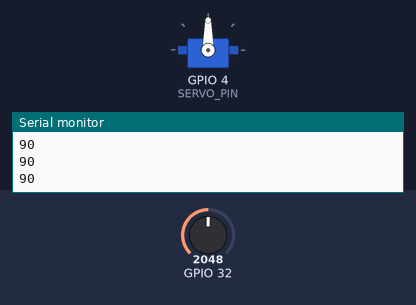
Bench run of a sketch on a simulated ESP32. Parts: servo, the last lines printed to the serial monitor. Inputs (shaded band) come from the test bench; at power-on: GPIO 32 = 2048.

Above: at 1.2 s.
1.3 s: GPIO 32 set to 2866
At 1.7 s:
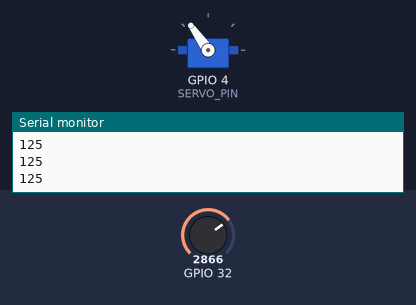
2.8 s: GPIO 32 set to 3603
At 4.0 s:
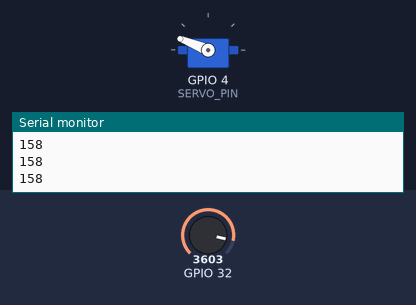
4.3 s: GPIO 32 set to 4095
At 5.3 s:
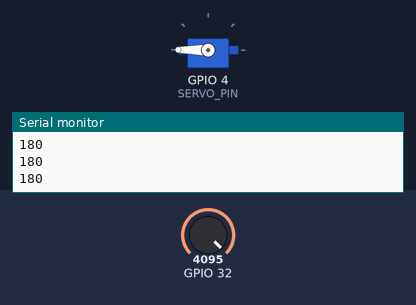
5.8 s: GPIO 32 set to 1228
At 6.5 s:
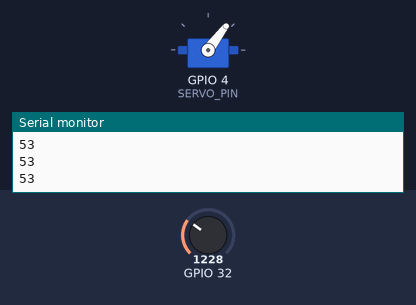
7.3 s: GPIO 32 set to 491
At 7.7 s:
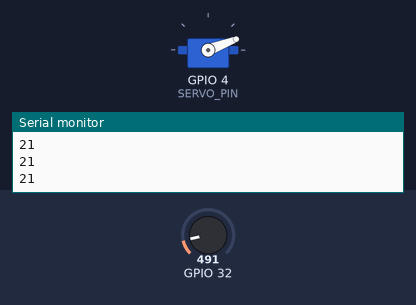
8.8 s: GPIO 32 set to 0
At 10.1 s:
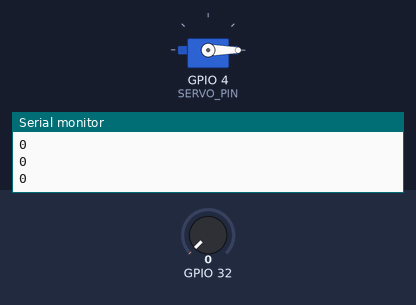
Timing chart, 0 to 11.3 s (numbered marks = the images above; inputs shaded):
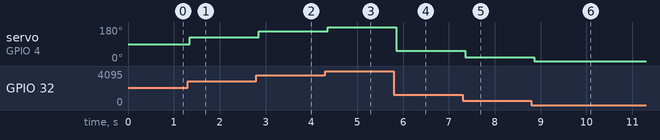

Measured:
- after the input at 1.3 s, servo on GPIO 4 (SERVO_PIN): 90° → 125° after 0.05 s
- after the input at 2.8 s, servo on GPIO 4 (SERVO_PIN): 125° → 158° after 0.05 s
- after the input at 4.3 s, servo on GPIO 4 (SERVO_PIN): 158° → 180° after 0.05 s
- after the input at 5.8 s, servo on GPIO 4 (SERVO_PIN): 180° → 53° after 0.06 s
- after the input at 7.3 s, servo on GPIO 4 (SERVO_PIN): 53° → 21° after 0.06 s
- after the input at 8.8 s, servo on GPIO 4 (SERVO_PIN): 21° → 0° after 0.06 s

The sketch:

BrushedController.ino
```cpp
#include <Servo.h>

#define SERVO_PIN 4 // ESP32 pin GPIO26 connected to servo motor

Servo servoMotor;

void setup() {
  servoMotor.attach(SERVO_PIN);  // attaches the servo on ESP32 pin
  pinMode(32, INPUT);
  Serial.begin(9600);
}

int pos=70;
int value=0;
void loop() {

  value = analogRead(32);
  pos = map(value,0,4095,0,180);
  servoMotor.write(pos);
  Serial.println(pos);
  delay(150);
}
```
